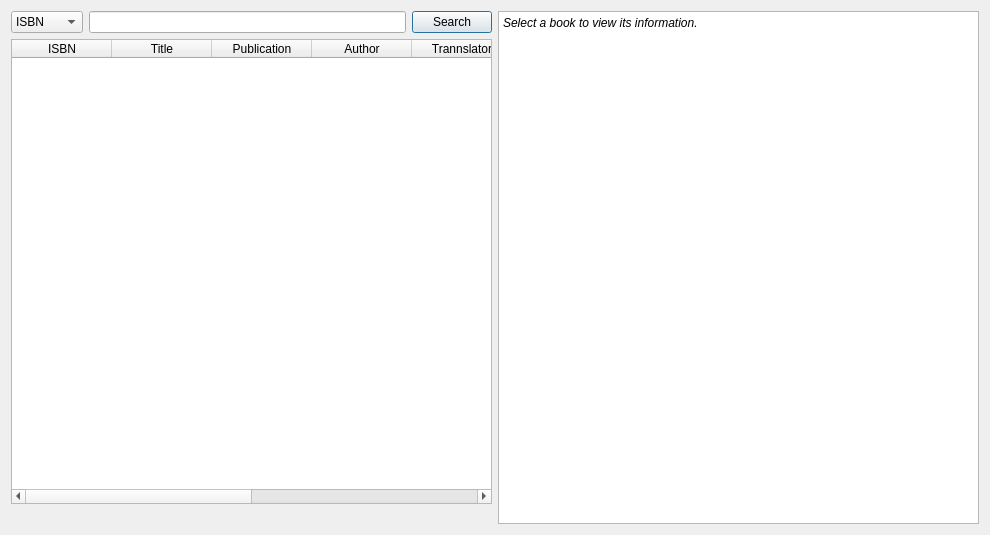
<?xml version="1.0" encoding="UTF-8"?>
<ui version="4.0">
 <class>SearchView</class>
 <widget class="QDialog" name="SearchView">
  <property name="geometry">
   <rect>
    <x>0</x>
    <y>0</y>
    <width>990</width>
    <height>535</height>
   </rect>
  </property>
  <property name="windowTitle">
   <string>Search for a Book</string>
  </property>
  <property name="windowIcon">
   <iconset resource="img.qrc">
    <normaloff>:/src/src/0b85636ca6384399edbae4cc3d344937.png</normaloff>:/src/src/0b85636ca6384399edbae4cc3d344937.png</iconset>
  </property>
  <layout class="QHBoxLayout" name="horizontalLayout_2">
   <item>
    <layout class="QVBoxLayout" name="verticalLayout_2">
     <item>
      <layout class="QHBoxLayout" name="horizontalLayout">
       <item>
        <widget class="QComboBox" name="options_combo_box">
         <item>
          <property name="text">
           <string>ISBN</string>
          </property>
         </item>
         <item>
          <property name="text">
           <string>Title</string>
          </property>
         </item>
         <item>
          <property name="text">
           <string>Subject</string>
          </property>
         </item>
        </widget>
       </item>
       <item>
        <widget class="QLineEdit" name="search_line_edit"/>
       </item>
       <item>
        <widget class="QPushButton" name="search_button">
         <property name="text">
          <string>Search</string>
         </property>
         <property name="icon">
          <iconset resource="img.qrc">
           <normaloff>:/src/src/search.png</normaloff>:/src/src/search.png</iconset>
         </property>
        </widget>
       </item>
      </layout>
     </item>
     <item>
      <widget class="QTableWidget" name="result_table">
       <property name="editTriggers">
        <set>QAbstractItemView::NoEditTriggers</set>
       </property>
       <column>
        <property name="text">
         <string>ISBN</string>
        </property>
       </column>
       <column>
        <property name="text">
         <string>Title</string>
        </property>
       </column>
       <column>
        <property name="text">
         <string>Publication</string>
        </property>
       </column>
       <column>
        <property name="text">
         <string>Author</string>
        </property>
       </column>
       <column>
        <property name="text">
         <string>Trannslator</string>
        </property>
       </column>
       <column>
        <property name="text">
         <string>Edition</string>
        </property>
       </column>
       <column>
        <property name="text">
         <string>Subject</string>
        </property>
       </column>
       <column>
        <property name="text">
         <string>Language</string>
        </property>
       </column>
      </widget>
     </item>
     <item>
      <widget class="QLabel" name="label">
       <property name="enabled">
        <bool>true</bool>
       </property>
       <property name="text">
        <string/>
       </property>
      </widget>
     </item>
    </layout>
   </item>
   <item>
    <layout class="QVBoxLayout" name="verticalLayout_3">
     <item>
      <widget class="QTextEdit" name="book_data_text">
       <property name="readOnly">
        <bool>true</bool>
       </property>
       <property name="html">
        <string>&lt;!DOCTYPE HTML PUBLIC &quot;-//W3C//DTD HTML 4.0//EN&quot; &quot;http://www.w3.org/TR/REC-html40/strict.dtd&quot;&gt;
&lt;html&gt;&lt;head&gt;&lt;meta name=&quot;qrichtext&quot; content=&quot;1&quot; /&gt;&lt;style type=&quot;text/css&quot;&gt;
p, li { white-space: pre-wrap; }
&lt;/style&gt;&lt;/head&gt;&lt;body style=&quot; font-family:'MS Shell Dlg 2'; font-size:7.875pt; font-weight:400; font-style:normal;&quot;&gt;
&lt;p style=&quot; margin-top:0px; margin-bottom:0px; margin-left:0px; margin-right:0px; -qt-block-indent:0; text-indent:0px;&quot;&gt;&lt;span style=&quot; font-family:'Open Sans'; font-size:9pt; font-style:italic;&quot;&gt;Select a book to view its information.&lt;/span&gt;&lt;/p&gt;&lt;/body&gt;&lt;/html&gt;</string>
       </property>
       <property name="textInteractionFlags">
        <set>Qt::NoTextInteraction</set>
       </property>
      </widget>
     </item>
    </layout>
   </item>
  </layout>
 </widget>
 <resources>
  <include location="img.qrc"/>
 </resources>
 <connections/>
</ui>
